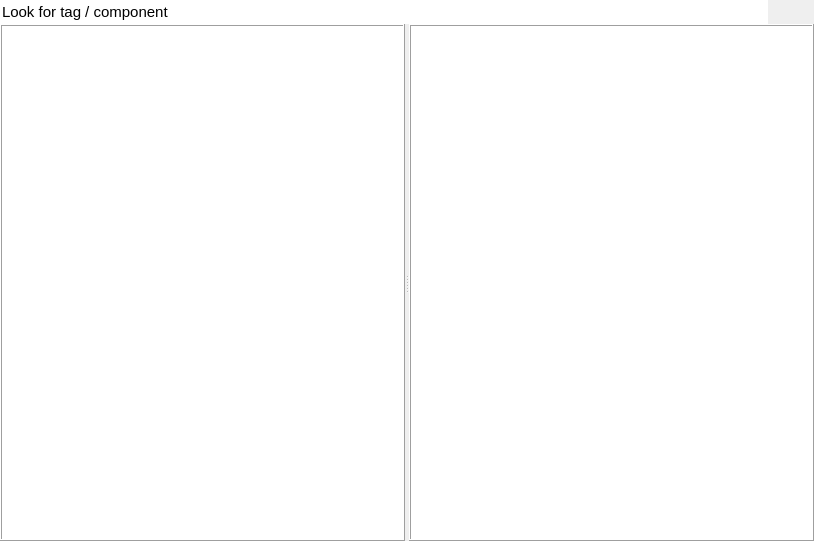
<?xml version="1.0" encoding="UTF-8"?>
<ui version="4.0">
 <class>PluginOverview</class>
 <widget class="QWidget" name="PluginOverview">
  <property name="geometry">
   <rect>
    <x>0</x>
    <y>0</y>
    <width>814</width>
    <height>541</height>
   </rect>
  </property>
  <property name="windowTitle">
   <string>PluginOverview</string>
  </property>
  <layout class="QGridLayout" name="gridLayout">
   <property name="margin">
    <number>0</number>
   </property>
   <property name="spacing">
    <number>0</number>
   </property>
   <item row="0" column="0">
    <layout class="QHBoxLayout" name="horizontalLayout">
     <property name="sizeConstraint">
      <enum>QLayout::SetMaximumSize</enum>
     </property>
     <item>
      <widget class="QLineEdit" name="LE_search">
       <property name="font">
        <font>
         <family>Segoe UI</family>
         <pointsize>11</pointsize>
        </font>
       </property>
       <property name="text">
        <string>Look for tag / component</string>
       </property>
       <property name="frame">
        <bool>false</bool>
       </property>
      </widget>
     </item>
     <item>
      <widget class="QPushButton" name="PB_clear">
       <property name="text">
        <string/>
       </property>
       <property name="icon">
        <iconset resource="StreamWorkEditor.qrc">
         <normaloff>:/StreamWorkEditor/editdelete.png</normaloff>:/StreamWorkEditor/editdelete.png</iconset>
       </property>
       <property name="iconSize">
        <size>
         <width>17</width>
         <height>17</height>
        </size>
       </property>
       <property name="flat">
        <bool>true</bool>
       </property>
      </widget>
     </item>
    </layout>
   </item>
   <item row="1" column="0">
    <widget class="QSplitter" name="splitter">
     <property name="frameShape">
      <enum>QFrame::NoFrame</enum>
     </property>
     <property name="orientation">
      <enum>Qt::Horizontal</enum>
     </property>
     <property name="opaqueResize">
      <bool>true</bool>
     </property>
     <property name="childrenCollapsible">
      <bool>true</bool>
     </property>
     <widget class="QListView" name="lviewComponents">
      <property name="frameShape">
       <enum>QFrame::Box</enum>
      </property>
      <property name="frameShadow">
       <enum>QFrame::Raised</enum>
      </property>
     </widget>
     <widget class="QListView" name="lviewPlugins">
      <property name="frameShape">
       <enum>QFrame::Box</enum>
      </property>
      <property name="frameShadow">
       <enum>QFrame::Raised</enum>
      </property>
     </widget>
    </widget>
   </item>
  </layout>
 </widget>
 <layoutdefault spacing="6" margin="11"/>
 <resources>
  <include location="StreamWorkEditor.qrc"/>
 </resources>
 <connections/>
</ui>
